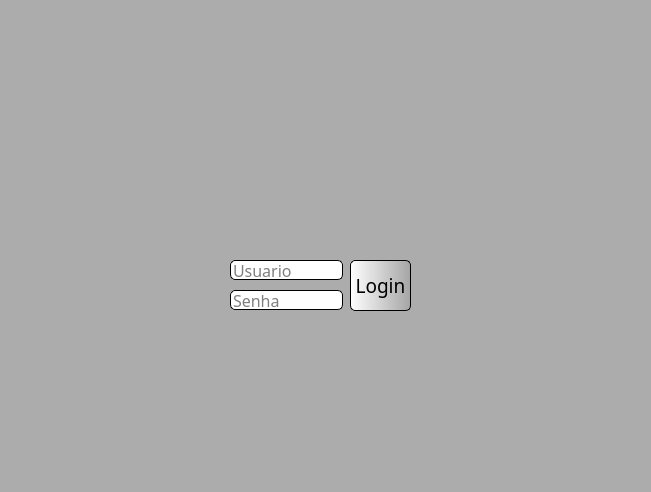
<?xml version="1.0" encoding="UTF-8"?>
<ui version="4.0">
 <class>MainWindow</class>
 <widget class="QMainWindow" name="MainWindow">
  <property name="geometry">
   <rect>
    <x>0</x>
    <y>0</y>
    <width>651</width>
    <height>492</height>
   </rect>
  </property>
  <property name="windowTitle">
   <string>MainWindow</string>
  </property>
  <property name="styleSheet">
   <string notr="true">background-color: rgb(172, 172, 172);</string>
  </property>
  <widget class="QWidget" name="centralwidget">
   <widget class="QPushButton" name="botaoLogin">
    <property name="geometry">
     <rect>
      <x>350</x>
      <y>260</y>
      <width>61</width>
      <height>51</height>
     </rect>
    </property>
    <property name="font">
     <font>
      <family>Dubai Medium</family>
      <pointsize>14</pointsize>
     </font>
    </property>
    <property name="cursor">
     <cursorShape>PointingHandCursor</cursorShape>
    </property>
    <property name="styleSheet">
     <string notr="true">QPushButton{
background-color: qlineargradient(spread:pad, x1:0, y1:0, x2:1, y2:0, stop:0 rgba(255, 255, 255, 255), stop:1 rgba(165, 165, 165, 255));
border-style: outset;
border-width: 1px;
border-color: black;
border-radius: 5px;
}

QPushButton:hover{
background-color: qlineargradient(spread:pad, x1:0, y1:0, x2:1, y2:0, stop:0 rgba(19, 226, 4, 255), stop:1 rgba(148, 209, 6, 255));
}


</string>
    </property>
    <property name="text">
     <string>Login</string>
    </property>
   </widget>
   <widget class="QLineEdit" name="tbLogin">
    <property name="geometry">
     <rect>
      <x>230</x>
      <y>260</y>
      <width>113</width>
      <height>20</height>
     </rect>
    </property>
    <property name="font">
     <font>
      <family>Dubai</family>
      <pointsize>12</pointsize>
     </font>
    </property>
    <property name="autoFillBackground">
     <bool>false</bool>
    </property>
    <property name="styleSheet">
     <string notr="true">background-color: rgb(255, 255, 255);
border-radius: 5px;
border-style: outset;
border-width: 1px;
</string>
    </property>
    <property name="inputMask">
     <string notr="true"/>
    </property>
    <property name="text">
     <string notr="true"/>
    </property>
    <property name="echoMode">
     <enum>QLineEdit::Normal</enum>
    </property>
    <property name="readOnly">
     <bool>false</bool>
    </property>
    <property name="placeholderText">
     <string>Usuario</string>
    </property>
   </widget>
   <widget class="QLineEdit" name="tbSenha">
    <property name="geometry">
     <rect>
      <x>230</x>
      <y>290</y>
      <width>113</width>
      <height>20</height>
     </rect>
    </property>
    <property name="font">
     <font>
      <family>Dubai</family>
      <pointsize>12</pointsize>
     </font>
    </property>
    <property name="toolTip">
     <string/>
    </property>
    <property name="statusTip">
     <string/>
    </property>
    <property name="whatsThis">
     <string/>
    </property>
    <property name="accessibleName">
     <string/>
    </property>
    <property name="accessibleDescription">
     <string/>
    </property>
    <property name="styleSheet">
     <string notr="true">background-color: rgb(255, 255, 255);
border-radius: 5px;
border-style: outset;
border-width: 1px;
</string>
    </property>
    <property name="inputMask">
     <string/>
    </property>
    <property name="text">
     <string/>
    </property>
    <property name="echoMode">
     <enum>QLineEdit::Password</enum>
    </property>
    <property name="placeholderText">
     <string>Senha</string>
    </property>
    <property name="clearButtonEnabled">
     <bool>false</bool>
    </property>
   </widget>
   <widget class="QLabel" name="logoLoCar">
    <property name="geometry">
     <rect>
      <x>190</x>
      <y>100</y>
      <width>271</width>
      <height>151</height>
     </rect>
    </property>
    <property name="styleSheet">
     <string notr="true">background-color: rgb(172, 172, 172);</string>
    </property>
    <property name="text">
     <string/>
    </property>
    <property name="pixmap">
     <pixmap>../imagens/808107201585380077-256.png</pixmap>
    </property>
   </widget>
   <widget class="QLabel" name="alertaLogin">
    <property name="geometry">
     <rect>
      <x>230</x>
      <y>320</y>
      <width>151</width>
      <height>16</height>
     </rect>
    </property>
    <property name="text">
     <string/>
    </property>
   </widget>
   <zorder>logoLoCar</zorder>
   <zorder>botaoLogin</zorder>
   <zorder>tbLogin</zorder>
   <zorder>tbSenha</zorder>
   <zorder>alertaLogin</zorder>
  </widget>
  <widget class="QMenuBar" name="menubar">
   <property name="geometry">
    <rect>
     <x>0</x>
     <y>0</y>
     <width>651</width>
     <height>21</height>
    </rect>
   </property>
  </widget>
  <widget class="QStatusBar" name="statusbar"/>
 </widget>
 <resources/>
 <connections/>
</ui>
